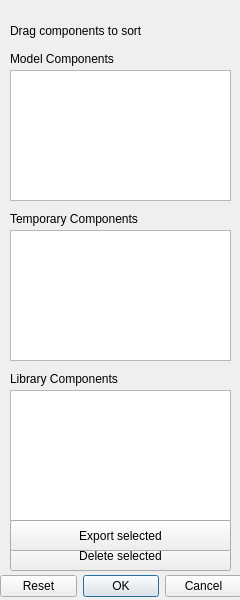
<?xml version="1.0" encoding="UTF-8"?>
<ui version="4.0">
 <class>NineMLSortingDialog</class>
 <widget class="QDialog" name="NineMLSortingDialog">
  <property name="windowModality">
   <enum>Qt::ApplicationModal</enum>
  </property>
  <property name="geometry">
   <rect>
    <x>0</x>
    <y>0</y>
    <width>240</width>
    <height>600</height>
   </rect>
  </property>
  <property name="sizePolicy">
   <sizepolicy hsizetype="Fixed" vsizetype="Fixed">
    <horstretch>0</horstretch>
    <verstretch>0</verstretch>
   </sizepolicy>
  </property>
  <property name="minimumSize">
   <size>
    <width>240</width>
    <height>600</height>
   </size>
  </property>
  <property name="maximumSize">
   <size>
    <width>240</width>
    <height>600</height>
   </size>
  </property>
  <property name="windowTitle">
   <string>Sort components</string>
  </property>
  <property name="windowIcon">
   <iconset resource="icons.qrc">
    <normaloff>:/icons/toolbar/icons/nrnico.png</normaloff>:/icons/toolbar/icons/nrnico.png</iconset>
  </property>
  <property name="toolTip">
   <string/>
  </property>
  <widget class="QDialogButtonBox" name="buttonBox">
   <property name="geometry">
    <rect>
     <x>0</x>
     <y>570</y>
     <width>241</width>
     <height>32</height>
    </rect>
   </property>
   <property name="orientation">
    <enum>Qt::Horizontal</enum>
   </property>
   <property name="standardButtons">
    <set>QDialogButtonBox::Cancel|QDialogButtonBox::Ok|QDialogButtonBox::Reset</set>
   </property>
  </widget>
  <widget class="QLabel" name="label_2">
   <property name="geometry">
    <rect>
     <x>10</x>
     <y>50</y>
     <width>221</width>
     <height>17</height>
    </rect>
   </property>
   <property name="text">
    <string>Model Components</string>
   </property>
  </widget>
  <widget class="QLabel" name="label_3">
   <property name="geometry">
    <rect>
     <x>10</x>
     <y>210</y>
     <width>221</width>
     <height>17</height>
    </rect>
   </property>
   <property name="text">
    <string>Temporary Components</string>
   </property>
  </widget>
  <widget class="QLabel" name="label_4">
   <property name="geometry">
    <rect>
     <x>10</x>
     <y>370</y>
     <width>221</width>
     <height>17</height>
    </rect>
   </property>
   <property name="text">
    <string>Library Components</string>
   </property>
  </widget>
  <widget class="QListWidget" name="model">
   <property name="geometry">
    <rect>
     <x>10</x>
     <y>70</y>
     <width>221</width>
     <height>131</height>
    </rect>
   </property>
  </widget>
  <widget class="QListWidget" name="temp">
   <property name="geometry">
    <rect>
     <x>10</x>
     <y>230</y>
     <width>221</width>
     <height>131</height>
    </rect>
   </property>
  </widget>
  <widget class="QListWidget" name="lib">
   <property name="geometry">
    <rect>
     <x>10</x>
     <y>390</y>
     <width>221</width>
     <height>131</height>
    </rect>
   </property>
  </widget>
  <widget class="QPushButton" name="del">
   <property name="geometry">
    <rect>
     <x>10</x>
     <y>540</y>
     <width>221</width>
     <height>31</height>
    </rect>
   </property>
   <property name="text">
    <string>Delete selected</string>
   </property>
  </widget>
  <widget class="QLabel" name="label">
   <property name="geometry">
    <rect>
     <x>10</x>
     <y>10</y>
     <width>221</width>
     <height>41</height>
    </rect>
   </property>
   <property name="text">
    <string>Drag components to sort</string>
   </property>
   <property name="textFormat">
    <enum>Qt::AutoText</enum>
   </property>
  </widget>
  <widget class="QPushButton" name="save">
   <property name="geometry">
    <rect>
     <x>10</x>
     <y>520</y>
     <width>221</width>
     <height>31</height>
    </rect>
   </property>
   <property name="text">
    <string>Export selected</string>
   </property>
  </widget>
 </widget>
 <resources>
  <include location="icons.qrc"/>
 </resources>
 <connections>
  <connection>
   <sender>buttonBox</sender>
   <signal>accepted()</signal>
   <receiver>NineMLSortingDialog</receiver>
   <slot>accept()</slot>
   <hints>
    <hint type="sourcelabel">
     <x>248</x>
     <y>254</y>
    </hint>
    <hint type="destinationlabel">
     <x>157</x>
     <y>274</y>
    </hint>
   </hints>
  </connection>
  <connection>
   <sender>buttonBox</sender>
   <signal>rejected()</signal>
   <receiver>NineMLSortingDialog</receiver>
   <slot>reject()</slot>
   <hints>
    <hint type="sourcelabel">
     <x>316</x>
     <y>260</y>
    </hint>
    <hint type="destinationlabel">
     <x>286</x>
     <y>274</y>
    </hint>
   </hints>
  </connection>
 </connections>
</ui>
